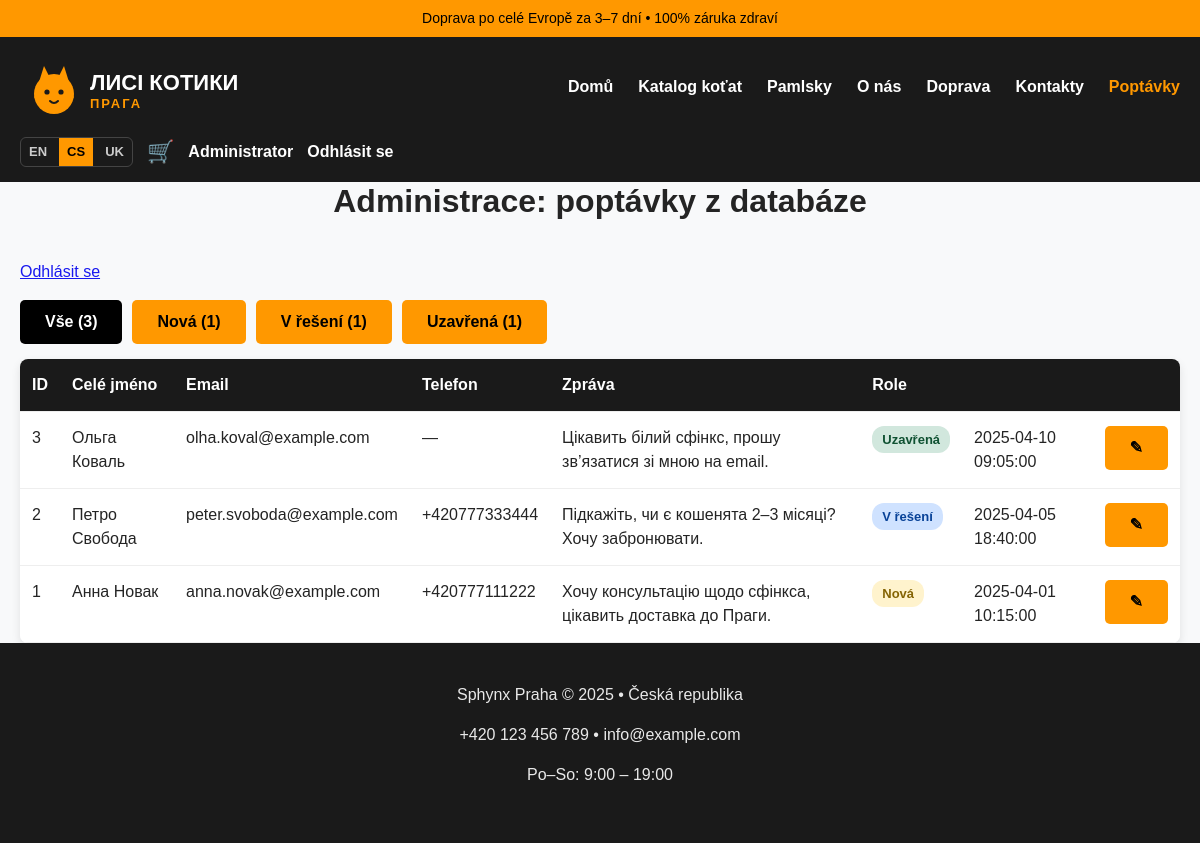
Page /admin_requests.php?lang=cs (signed in) on the committed database.
### tables this page shows
CREATE TABLE IF NOT EXISTS users (
    id INT UNSIGNED AUTO_INCREMENT PRIMARY KEY,
    email VARCHAR(190) NOT NULL UNIQUE,
    password_hash VARCHAR(255) NULL,
    name VARCHAR(100) NOT NULL,
    oauth_provider VARCHAR(20) NULL,
    oauth_id VARCHAR(100) NULL,
    role VARCHAR(20) NOT NULL DEFAULT 'user',
    created_at DATETIME NOT NULL DEFAULT CURRENT_TIMESTAMP
);

CREATE TABLE IF NOT EXISTS requests (
    id INT UNSIGNED AUTO_INCREMENT PRIMARY KEY,
    name VARCHAR(100) NOT NULL,
    email VARCHAR(150) NOT NULL,
    phone VARCHAR(20) NULL,
    age VARCHAR(20) NULL,
    color VARCHAR(50) NULL,
    message TEXT NOT NULL,
    consent TINYINT(1) NOT NULL DEFAULT 0,
    status VARCHAR(20) NOT NULL DEFAULT 'new',
    created_at DATETIME NOT NULL DEFAULT CURRENT_TIMESTAMP
);

### config/i18n.php (called while the page is built, shortened)
<?php
function current_locale(): string
{
    return $GLOBALS['__i18n_locale'] ?? DEFAULT_LOCALE;
}
function t(string $key, array $params = []): string
{
    $dict = $GLOBALS['__i18n_dict'] ?? [];
    $fallback = $GLOBALS['__i18n_fallback'] ?? [];
    $value = $dict[$key] ?? $fallback[$key] ?? $key;
    return $value;
}
function te(string $key, array $params = []): string
{
    return htmlspecialchars(t($key, $params), ENT_QUOTES, 'UTF-8');
}
function lang_switch_url(string $locale): string
{
    $params = $_GET;
    $params['lang'] = $locale;
    $path = strtok($_SERVER['REQUEST_URI'] ?? '/', '?');
    return $path . '?' . http_build_query($params);
}
function locale_label(string $locale): string
{
    return match ($locale) {
        'en' => 'EN',
        'cs' => 'CS',
        'uk' => 'UK',
        default => strtoupper($locale),
    };
}

### config/auth.php (called while the page is built, shortened)
<?php
function current_user(): ?UserRecord
{
    if ($GLOBALS['__current_user'] !== false) {
        return $GLOBALS['__current_user'];
    }
    $user = null;
    $userId = $_SESSION['user_id'] ?? null;
    if ($userId !== null && isset($GLOBALS['pdo'])) {
        $repo = new UserRepository($GLOBALS['pdo']);
        $user = $repo->find((int) $userId);
    }
    return $user;
}
function is_admin(): bool
{
    $user = current_user();
    return $user !== null && $user->role === 'admin';
}
function require_admin(): void
{
    if (!is_admin()) {
        header('Location: login.php?next=' . urlencode($_SERVER['REQUEST_URI'] ?? 'admin_requests.php'));
        exit;
    }
}

### src/UserRepository.php (called while the page is built, shortened)
<?php
final class UserRepository
{
    public function find(int $id): ?UserRecord
    {
        $stmt = $this->pdo->prepare('SELECT * FROM users WHERE id = ?');
        $stmt->execute([$id]);
        $row = $stmt->fetch(PDO::FETCH_ASSOC);
        return $row !== false ? UserRecord::fromRow($row) : null;
    }
}

### src/RequestRepository.php (called while the page is built, shortened)
<?php
final class RequestRepository
{
    public function all(?string $status = null, int $limit = 20, int $offset = 0): array
    {
        $sql = 'SELECT * FROM requests';
        $params = [];
        $sql .= ' ORDER BY id DESC LIMIT ? OFFSET ?';
        $stmt = $this->pdo->prepare($sql);
        $position = 1;
        $stmt->bindValue($position++, $limit, PDO::PARAM_INT);
        $stmt->bindValue($position++, $offset, PDO::PARAM_INT);
        $stmt->execute();
        return array_map(
            static fn (array $row): RequestRecord => RequestRecord::fromRow($row),
            $stmt->fetchAll(PDO::FETCH_ASSOC)
        );
    }
    public function count(?string $status = null): int
    {
        $sql = 'SELECT COUNT(*) FROM requests';
        $params = [];
        if ($status !== null) {
            $sql .= ' WHERE status = ?';
            $params[] = $status;
        }
        $stmt = $this->pdo->prepare($sql);
        $stmt->execute($params);
        return (int) $stmt->fetchColumn();
    }
}

### src/RequestStatus.php (called while the page is built, shortened)
<?php
final class RequestStatus
{
    public static function all(): array
    {
        return [self::NEW, self::IN_PROGRESS, self::CLOSED];
    }
}

### config/labels.php (called while the page is built, shortened)
<?php
function request_status_label(string $status): string
{
    return t('status.' . $status);
}

### src/RequestRecord.php (called while the page is built, shortened)
<?php
final class RequestRecord
{
    public static function fromRow(array $row): self
    {
        return new self(
            id: (int) $row['id'],
            name: (string) $row['name'],
            email: (string) $row['email'],
            phone: $row['phone'] !== null ? (string) $row['phone'] : null,
            age: $row['age'] !== null ? (string) $row['age'] : null,
            color: $row['color'] !== null ? (string) $row['color'] : null,
            message: (string) $row['message'],
            consent: (bool) $row['consent'],
            status: (string) ($row['status'] ?? RequestStatus::NEW),
            createdAt: (string) $row['created_at'],
        );
    }
}

### admin_requests.php (the view, shortened to what this page needs)
<?php
require_once __DIR__ . '/config/bootstrap.php';
require_admin();
$repo = new RequestRepository($pdo);
$statusFilter = $_GET['status'] ?? null;
$perPage = 10;
$page = max(1, (int) ($_GET['page'] ?? 1));
$total = $repo->count($statusFilter);
$totalPages = max(1, (int) ceil($total / $perPage));
$page = min($page, $totalPages);
$requests = $repo->all($statusFilter, $perPage, ($page - 1) * $perPage);
function status_query(?string $status, int $page): string
{
    $params = ['page' => $page];
    if ($status !== null) {
        $params['status'] = $status;
    }
    return '?' . http_build_query($params);
}
include __DIR__ . '/includes/header.php';
?>
<h2 class="section-title"><?= te('requests.admin.title') ?></h2>
<p><a href="logout.php"><?= te('nav.logout') ?></a></p>
<div class="status-filters">
    <a href="<?= htmlspecialchars(status_query(null, 1)) ?>" class="button <?= $statusFilter === null ? 'active' : '' ?>"><?= te('requests.all') ?> (<?= $repo->count() ?>)</a>
    <?php foreach (RequestStatus::all() as $status): ?>
        <a href="<?= htmlspecialchars(status_query($status, 1)) ?>" class="button <?= $statusFilter === $status ? 'active' : '' ?>">
            <?= htmlspecialchars(request_status_label($status)) ?> (<?= $repo->count($status) ?>)
        </a>
    <?php endforeach; ?>
</div>
<?php if ($total === 0): ?>
    <div class="card">
        <p><?= te('requests.empty') ?></p>
    </div>
<?php else: ?>
    <div class="card table-card">
        <div class="table-wrapper">
            <table class="data-table">
                <thead>
                <tr>
                    <th>ID</th>
                    <th><?= te('contacts.form.name') ?></th>
                    <th><?= te('contacts.form.email') ?></th>
                    <th><?= te('contacts.form.phone') ?></th>
                    <th><?= te('contacts.form.message') ?></th>
                    <th><?= te('auth.account.role') ?></th>
                    <th>&nbsp;</th>
                    <th>&nbsp;</th>
                </tr>
                </thead>
                <tbody>
                <?php foreach ($requests as $r): ?>
                    <tr>
                        <td><?= $r->id ?></td>
                        <td><?= htmlspecialchars($r->name) ?></td>
                        <td><?= htmlspecialchars($r->email) ?></td>
                        <td><?= htmlspecialchars($r->phone ?? '—') ?></td>
                        <td><?= nl2br(htmlspecialchars($r->message)) ?></td>
                        <td><span class="status-badge status-<?= htmlspecialchars($r->status) ?>"><?= htmlspecialchars(request_status_label($r->status)) ?></span></td>
                        <td><?= htmlspecialchars($r->createdAt) ?></td>
                        <td><a href="edit_request.php?id=<?= $r->id ?>" class="button">✎</a></td>
                    </tr>
                <?php endforeach; ?>
                </tbody>
            </table>
        </div>
    </div>
<?php endif; ?>
<?php include __DIR__ . '/includes/footer.php'; ?>

### includes/header.php (shortened to what this page needs)
<?php
$__user = current_user();
$__cartCount = 0;
if ($__user !== null && isset($GLOBALS['pdo'])) {
    $__cartCount = (new CartRepository($GLOBALS['pdo']))->count($__user->id);
}
?>
<!DOCTYPE html>
<html lang="<?= htmlspecialchars(current_locale()) ?>">
<head>
    <link rel="stylesheet" href="assets/css/style.css">
</head>
<body>
<div class="top-bar"><?= te('common.topbar') ?></div>
<header class="header">
    <div class="container">
        <a href="index.php" class="logo-link">
            <img src="assets/images/logo.svg" alt="<?= te('common.brand') ?>" class="logo">
        </a>
        <nav class="nav">
            <a href="index.php"><?= te('nav.home') ?></a>
            <a href="index.php#catalog"><?= te('nav.catalog') ?></a>
            <a href="treats.php"><?= te('nav.treats') ?></a>
            <a href="about.php"><?= te('nav.about') ?></a>
            <a href="delivery.php"><?= te('nav.delivery') ?></a>
            <a href="contacts.php"><?= te('nav.contacts') ?></a>
            <?php if (is_admin()): ?>
                <a href="admin_requests.php" class="nav-admin"><?= te('nav.requests') ?></a>
            <?php endif; ?>
        </nav>
        <div class="header-actions">
            <div class="lang-switch">
                <?php foreach (SUPPORTED_LOCALES as $__loc): ?>
                    <a href="<?= htmlspecialchars(lang_switch_url($__loc)) ?>"
                       class="lang-link <?= $__loc === current_locale() ? 'active' : '' ?>"><?= htmlspecialchars(locale_label($__loc)) ?></a>
                <?php endforeach; ?>
            </div>
            <?php if ($__user !== null): ?>
                <a href="cart.php" class="cart-link" title="<?= te('nav.cart') ?>">🛒<?php if ($__cartCount > 0): ?><span class="cart-badge"><?= $__cartCount ?></span><?php endif; ?></a>
                <a href="account.php" class="account-link"><?= htmlspecialchars($__user->name) ?></a>
                <a href="logout.php" class="auth-link"><?= te('nav.logout') ?></a>
            <?php else: ?>
                <a href="login.php" class="auth-link"><?= te('nav.login') ?></a>
                <a href="register.php" class="button auth-register"><?= te('nav.register') ?></a>
            <?php endif; ?>
        </div>
    </div>
</header>
<main class="container">

### assets/css/style.css (style rules this page uses)
* { box-sizing: border-box; }
body { margin: 0; font-family: Arial, sans-serif; line-height: 1.5; color: #242424; background: #f8f9fa; }
h1, h2, h3 { margin: 0 0 16px; line-height: 1.2; font-weight: bold; }
p { margin: 0 0 16px; opacity: 0.9; }
.container { max-width: 1200px; margin: 0 auto; padding: 0 20px; }
.section-title { text-align: center; margin-bottom: 40px; font-size: 32px; }
.top-bar { background: #ff9800; color: #000; text-align: center; padding: 8px; font-size: 14px; }
.header { background: #1a1a1a; color: white; padding: 15px 0; }
.header .container { display: flex; align-items: center; justify-content: space-between; flex-wrap: wrap; gap: 20px; }
.logo { height: 70px; }
.nav { display: flex; gap: 25px; }
.nav a { color: white; text-decoration: none; font-weight: bold; white-space: nowrap; }
.button { background: #ff9800; color: #000; padding: 10px 25px; text-decoration: none; font-weight: bold; border-radius: 5px; white-space: nowrap; display: inline-block; }
.card, .cat-card, .service-card, .benefit-card, .step { background: white; border-radius: 8px; padding: 20px; box-shadow: 0 4px 10px rgba(0,0,0,0.1); text-align: center; }
.header .container { flex-direction: column; align-items: center; gap: 15px; text-align: center; }
.nav { flex-direction: column; gap: 8px; width: 100%; text-align: center; }
@media (min-width: 768px) { .header .container { flex-direction: row; justify-content: space-between; align-items: center; } }
@media (min-width: 768px) { .nav { flex-direction: row; gap: 25px; width: auto; } }
.status-filters { display: flex; flex-wrap: wrap; gap: 10px; margin: 15px 0; }
.button.active { background: #000; color: #fff; }
.status-badge { display: inline-block; padding: 4px 10px; border-radius: 12px; font-size: 13px; font-weight: bold; white-space: nowrap; }
.status-new { background: #fff3cd; color: #856404; }
.status-in_progress { background: #cfe2ff; color: #084298; }
.status-closed { background: #d1e7dd; color: #0f5132; }
.table-card { padding: 0; overflow: hidden; }
.table-wrapper { overflow-x: auto; }
.data-table { width: 100%; border-collapse: collapse; background: #fff; }
.data-table th, .data-table td { padding: 14px 12px; border-bottom: 1px solid #eee; text-align: left; vertical-align: top; }
.data-table th { background: #1a1a1a; color: #fff; position: sticky; top: 0; }
.data-table td:last-child, .data-table th:last-child { white-space: nowrap; }
.header-actions { display: flex; align-items: center; gap: 14px; flex-wrap: wrap; justify-content: center; }
.logo-link { display: inline-block; line-height: 0; }
.lang-switch { display: flex; gap: 4px; border: 1px solid #444; border-radius: 6px; overflow: hidden; }
.lang-link { color: #ccc; text-decoration: none; font-weight: bold; font-size: 13px; padding: 4px 8px; }
.lang-link.active { background: #ff9800; color: #000; }
.header-actions .auth-link, .header-actions .account-link { color: #fff; text-decoration: none; font-weight: bold; white-space: nowrap; }
.cart-link { position: relative; font-size: 22px; text-decoration: none; line-height: 1; }
.nav-admin { color: #ff9800 !important; }

### rows in the picture
users: name "Administrator"
requests: id "3", name "Ольга Коваль", email "olha.koval@example.com", phone "—", message "Цікавить білий сфінкс, прошу зв’язатися зі мною на email.", status "Uzavřená", created_at "2025-04-10 09:05:00"
requests: id "2", name "Петро Свобода", email "peter.svoboda@example.com", phone "+420777333444", message "Підкажіть, чи є кошенята 2–3 місяці? Хочу забронювати.", status "V řešení", created_at "2025-04-05 18:40:00"
requests: id "1", name "Анна Новак", email "anna.novak@example.com", phone "+420777111222", message "Хочу консультацію щодо сфінкса, цікавить доставка до Праги.", status "Nová", created_at "2025-04-01 10:15:00"

### other values in the picture
te('common.topbar') "Doprava po celé Evropě za 3–7 dní • 100% záruka zdraví"
te('nav.home') "Domů"
te('nav.catalog') "Katalog koťat"
te('nav.treats') "Pamlsky"
te('nav.about') "O nás"
te('nav.delivery') "Doprava"
te('nav.contacts') "Kontakty"
te('nav.requests') "Poptávky"
locale_label($__loc) "EN"
locale_label($__loc) "CS"
locale_label($__loc) "UK"
te('nav.logout') "Odhlásit se"
te('requests.admin.title') "Administrace: poptávky z databáze"
te('requests.all') "Vše"
$repo->count() "3"
